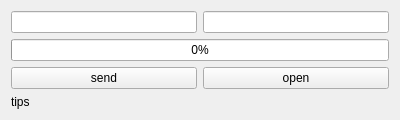
<?xml version="1.0" encoding="UTF-8"?>
<ui version="4.0">
 <class>ClientWidget</class>
 <widget class="QWidget" name="ClientWidget">
  <property name="geometry">
   <rect>
    <x>0</x>
    <y>0</y>
    <width>400</width>
    <height>117</height>
   </rect>
  </property>
  <property name="windowTitle">
   <string>ClientWidget</string>
  </property>
  <layout class="QVBoxLayout" name="verticalLayout_2">
   <item>
    <layout class="QVBoxLayout" name="verticalLayout">
     <item>
      <layout class="QHBoxLayout" name="horizontalLayout">
       <item>
        <widget class="QLineEdit" name="hostLineEdit"/>
       </item>
       <item>
        <widget class="QLineEdit" name="portLineEdit"/>
       </item>
      </layout>
     </item>
     <item>
      <widget class="QProgressBar" name="clientProgressBar">
       <property name="value">
        <number>0</number>
       </property>
      </widget>
     </item>
     <item>
      <layout class="QHBoxLayout" name="horizontalLayout_2">
       <item>
        <widget class="QPushButton" name="sendButton">
         <property name="text">
          <string>send</string>
         </property>
        </widget>
       </item>
       <item>
        <widget class="QPushButton" name="openButton">
         <property name="text">
          <string>open</string>
         </property>
        </widget>
       </item>
      </layout>
     </item>
     <item>
      <widget class="QLabel" name="clientStatusLabel">
       <property name="text">
        <string>tips</string>
       </property>
      </widget>
     </item>
    </layout>
   </item>
  </layout>
 </widget>
 <layoutdefault spacing="6" margin="11"/>
 <resources/>
 <connections/>
</ui>
